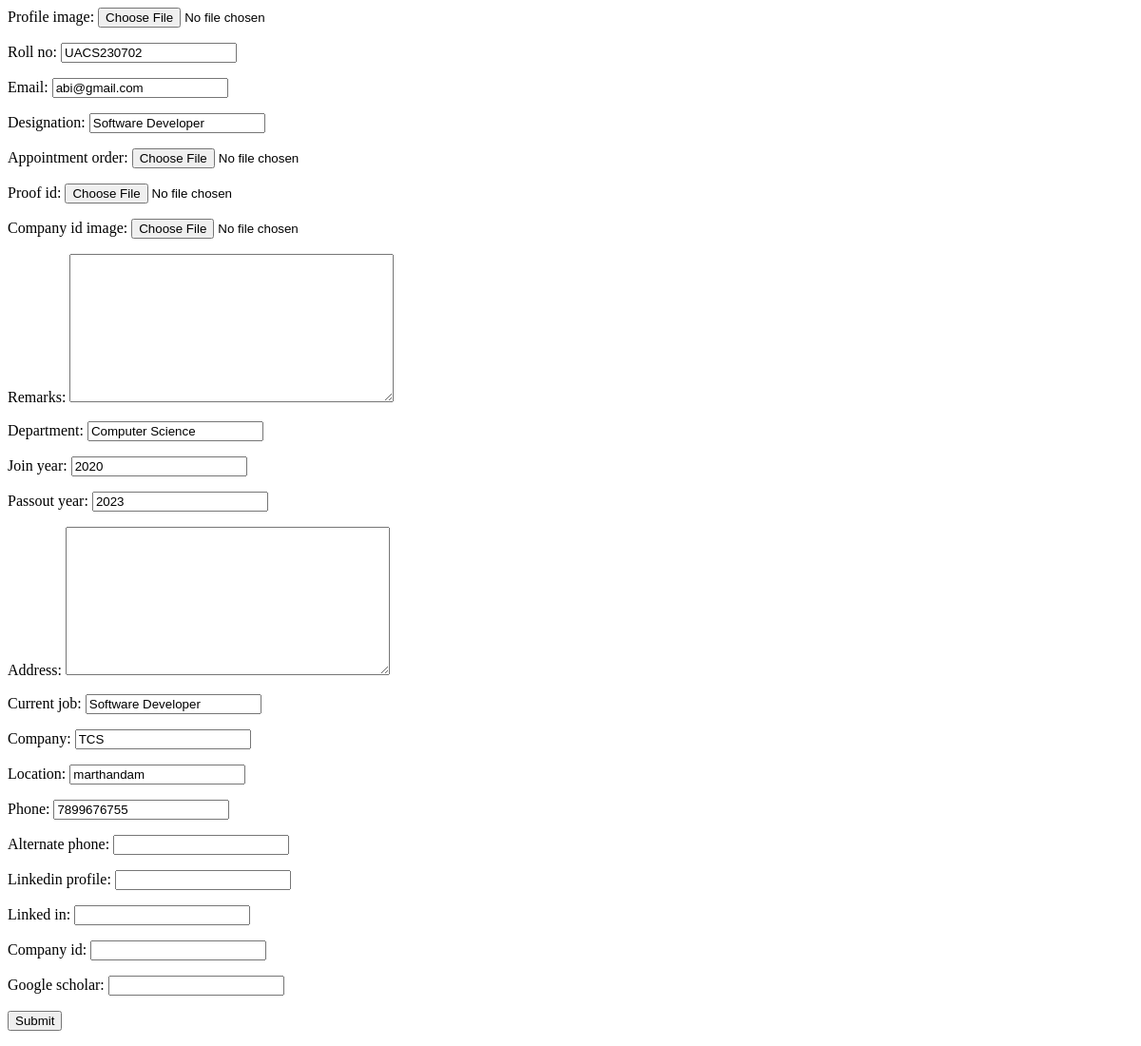
The page /alumni_app/edit-profile/ (signed in) on the database as committed earlier.
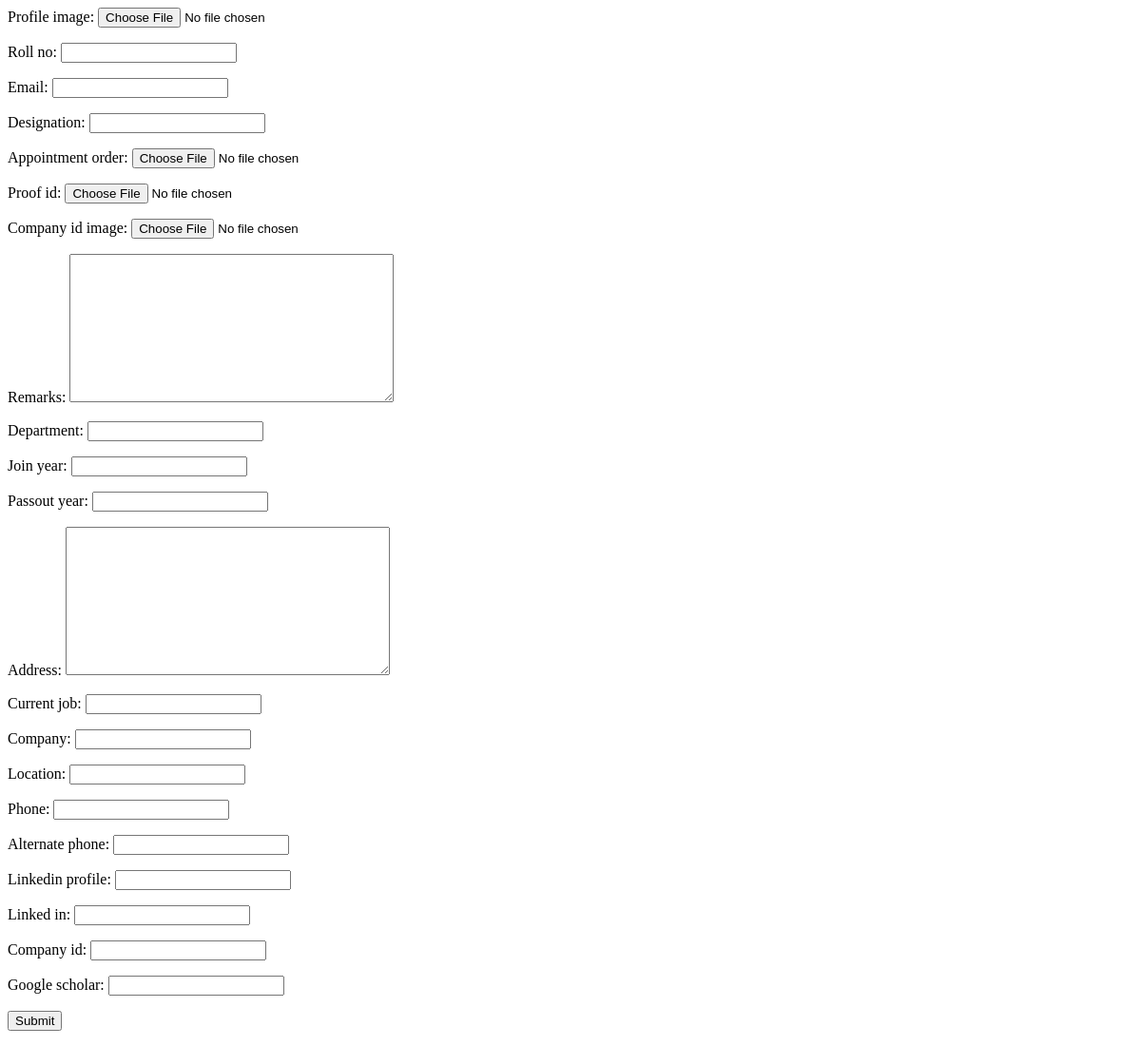
The same page on the database as committed later.
### Alumni_app/models.py (models this page shows, shortened)
class Profile(models.Model):
    user = models.OneToOneField(User, on_delete=models.CASCADE)
    role = models.CharField(
        max_length=10,
        default='alumni',
        blank=True, null=True
    )
    profile_image = models.ImageField(upload_to='profiles/', blank=True, null=True)
    roll_no = models.CharField(max_length=20, blank=True, null=True)
    email = models.EmailField(max_length=254, blank=True, null=True)
    designation = models.CharField(max_length=150, blank=True, null=True)
    appointment_order = models.FileField(upload_to="appointment_orders/", blank=True, null=True)
    proof_id = models.FileField(upload_to="id", max_length=100, blank=True, null=True)
    company_id_image = models.FileField(upload_to="company_id/", max_length=100, blank=True, null=True)
    remarks = models.TextField(blank=True, null=True)
    department = models.CharField(max_length=100, blank=True, null=True)
    join_year = models.IntegerField(blank=True, null=True)
    passout_year = models.IntegerField(blank=True, null=True)
    address = models.TextField(blank=True, null=True)
    current_job = models.CharField(max_length=100, blank=True, null=True)
    company = models.CharField(max_length=100, blank=True, null=True)
    location = models.CharField(max_length=100, blank=True, null=True)
    phone = models.CharField(max_length=15, blank=True, null=True)
    alternate_phone = models.CharField(max_length=15, blank=True, null=True)
    linkedin_profile = models.URLField(blank=True, null=True)
    linked_in = models.URLField(max_length=200, blank=True, null=True)
    company_id = models.URLField(max_length=200, blank=True, null=True)
    google_scholar = models.URLField(max_length=200, blank=True, null=True)
    created_at = models.DateTimeField(auto_now=False, auto_now_add=True, null=True, blank=True)

### Alumni_app/views.py (the view)
# urls.py: path("edit-profile/", views.edit_profile, name="edit_profile"),
@login_required
def edit_profile(request):
    profile, created = Profile.objects.get_or_create(user=request.user)
    if request.method == "POST":
        form = EditProfile(request.POST, request.FILES, instance=profile)
        if form.is_valid():
            form.save()
            messages.success(request, "Profile updated successfully.")
            return redirect("alumni_dashboard")
        else:
            print(form.errors)
    else:
        form = EditProfile(instance=profile)
    return render(request, "edit_profile.html", {"form": form})

### Alumni_app/forms.py
class EditProfile(forms.ModelForm):
    class Meta:
        model = Profile
        exclude = ["role","user"]

### Alumni_app/templates/edit_profile.html (shortened to what this page needs)
<form method="post" enctype="multipart/form-data">
    {% for field in form %}
        <p>
            {{ field.label_tag }}
            {{ field }}
        </p>
    {% endfor %}
    <button type="submit">Submit</button>
</form>

Rows that differ between the two databases and show on the page:
changed Profile: roll_no "UACS230702" → (not shown); email "abi@gmail.com" → (not shown); designation "Software Developer" → (not shown); department "Computer Science" → (not shown); join_year "2020" → (not shown); passout_year "2023" → (not shown); current_job "Software Developer" → (not shown); company "TCS" → (not shown); location "marthandam" → (not shown); phone "7899676755" → (not shown)
